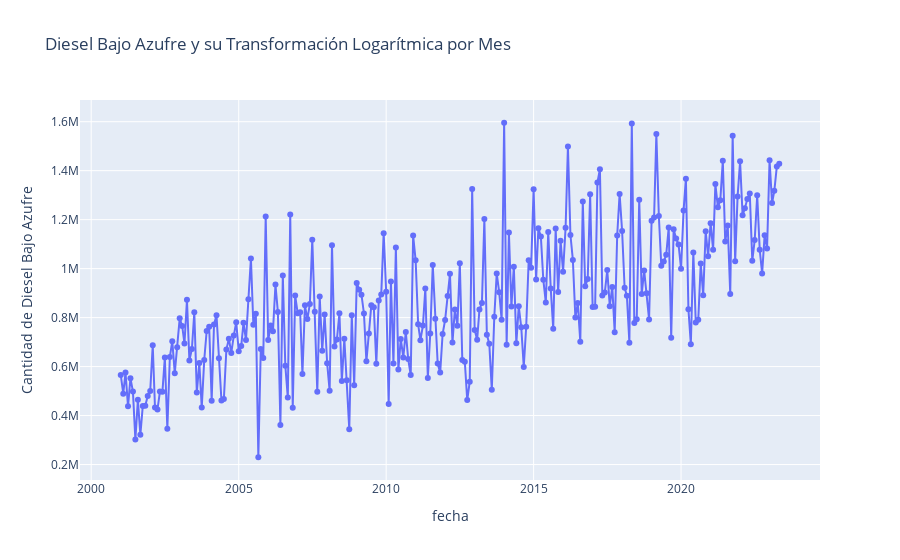

The code cell stored with this chart in its notebook:
### Markdown cell above
### Transformación de la serie
La serie no requiere una transformación logarítmica dado que es estacionaria en varianza.

### Code cell
data_dba['diesel_log'] = np.log(data_dba['diesel'])

fig = px.line(data_dba, x='fecha', y='diesel', labels={'diesel': 'Cantidad de Diesel Bajo Azufre'}, title='Diesel Bajo Azufre y su Transformación Logarítmica por Mes', markers=True)
fig.show()

### Figure 1 — Plotly figure (JSON) as saved in the notebook; plotly's stock layout.template omitted (floating-point values rounded to 4 significant figures; data arrays with more than 128 entries replaced by an {"elided": "..."} marker saying what was removed)
{"data": [{"hovertemplate": "fecha=%{x}<br>Cantidad de Diesel Bajo Azufre=%{y}<extra></extra>", "legendgroup": "", "line": {"color": "#636efa", "dash": "solid"}, "marker": {"symbol": "circle"}, "mode": "markers+lines", "name": "", "orientation": "v", "showlegend": false, "type": "scatter", "x": {"elided": "269 str values"}, "xaxis": "x", "y": {"elided": "269 float values"}, "yaxis": "y"}], "layout": {"legend": {"tracegroupgap": 0}, "title": {"text": "Diesel Bajo Azufre y su Transformación Logarítmica por Mes"}, "xaxis": {"anchor": "y", "domain": [0, 1], "title": {"text": "fecha"}}, "yaxis": {"anchor": "x", "domain": [0, 1], "title": {"text": "Cantidad de Diesel Bajo Azufre"}}}}
